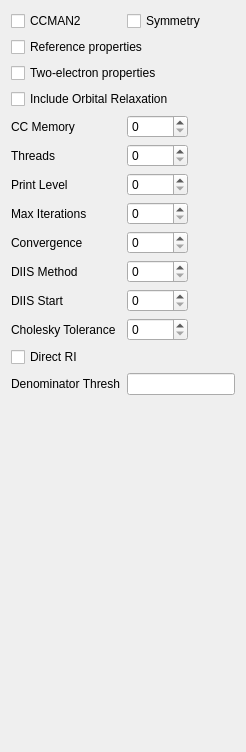
          <widget class="QWidget" name="AdvancedCoupledCluster">
           <layout class="QVBoxLayout" name="verticalLayout">
            <item>
             <layout class="QGridLayout" name="gridLayout_8">
              <item row="7" column="0">
               <widget class="QLabel" name="label_133">
                <property name="text">
                 <string>Max Iterations</string>
                </property>
               </widget>
              </item>
              <item row="8" column="0">
               <widget class="QLabel" name="label_224">
                <property name="text">
                 <string>Convergence</string>
                </property>
               </widget>
              </item>
              <item row="9" column="0">
               <widget class="QLabel" name="label_151">
                <property name="text">
                 <string>DIIS Method</string>
                </property>
               </widget>
              </item>
              <item row="10" column="0">
               <widget class="QLabel" name="label_155">
                <property name="text">
                 <string>DIIS Start</string>
                </property>
               </widget>
              </item>
              <item row="13" column="0">
               <widget class="QLabel" name="label_152">
                <property name="text">
                 <string>Denominator Thresh</string>
                </property>
               </widget>
              </item>
              <item row="13" column="1" colspan="2">
               <widget class="QLineEdit" name="cc_dov_thresh"/>
              </item>
              <item row="7" column="1">
               <widget class="QSpinBox" name="cc_max_iter"/>
              </item>
              <item row="8" column="1">
               <widget class="QSpinBox" name="cc_convergence"/>
              </item>
              <item row="9" column="1">
               <widget class="QSpinBox" name="cc_diis"/>
              </item>
              <item row="10" column="1">
               <widget class="QSpinBox" name="cc_diis_start"/>
              </item>
              <item row="6" column="0">
               <widget class="QLabel" name="label_227">
                <property name="text">
                 <string>Print Level</string>
                </property>
               </widget>
              </item>
              <item row="6" column="1">
               <widget class="QSpinBox" name="cc_print"/>
              </item>
              <item row="11" column="0">
               <widget class="QLabel" name="label_104">
                <property name="text">
                 <string>Cholesky Tolerance</string>
                </property>
               </widget>
              </item>
              <item row="11" column="1">
               <widget class="QSpinBox" name="cholesky_tol"/>
              </item>
              <item row="0" column="0">
               <widget class="QCheckBox" name="ccman2">
                <property name="text">
                 <string>CCMAN2</string>
                </property>
               </widget>
              </item>
              <item row="1" column="0" colspan="2">
               <widget class="QCheckBox" name="cc_ref_prop">
                <property name="text">
                 <string>Reference properties</string>
                </property>
               </widget>
              </item>
              <item row="2" column="0" colspan="2">
               <widget class="QCheckBox" name="cc_ref_prop_te">
                <property name="text">
                 <string>Two-electron properties</string>
                </property>
               </widget>
              </item>
              <item row="3" column="0" colspan="2">
               <widget class="QCheckBox" name="cc_fullresponse">
                <property name="text">
                 <string>Include Orbital Relaxation</string>
                </property>
               </widget>
              </item>
              <item row="6" column="2">
               <spacer>
                <property name="orientation">
                 <enum>Qt::Horizontal</enum>
                </property>
                <property name="sizeHint" stdset="0">
                 <size>
                  <width>40</width>
                  <height>20</height>
                 </size>
                </property>
               </spacer>
              </item>
              <item row="12" column="0">
               <widget class="QCheckBox" name="direct_ri">
                <property name="text">
                 <string>Direct RI</string>
                </property>
               </widget>
              </item>
              <item row="4" column="0">
               <widget class="QLabel" name="label_226">
                <property name="text">
                 <string>CC Memory</string>
                </property>
               </widget>
              </item>
              <item row="4" column="1">
               <widget class="QSpinBox" name="cc_memory"/>
              </item>
              <item row="5" column="0">
               <widget class="QLabel" name="label_115">
                <property name="text">
                 <string>Threads</string>
                </property>
               </widget>
              </item>
              <item row="5" column="1">
               <widget class="QSpinBox" name="threads">
                <property name="maximum">
                 <number>10000</number>
                </property>
               </widget>
              </item>
              <item row="0" column="1" colspan="2">
               <widget class="QCheckBox" name="cc_symmetry">
                <property name="text">
                 <string>Symmetry</string>
                </property>
               </widget>
              </item>
             </layout>
            </item>
            <item>
             <spacer name="verticalSpacer_7">
              <property name="orientation">
               <enum>Qt::Vertical</enum>
              </property>
              <property name="sizeHint" stdset="0">
               <size>
                <width>20</width>
                <height>346</height>
               </size>
              </property>
             </spacer>
            </item>
           </layout>
          </widget>
